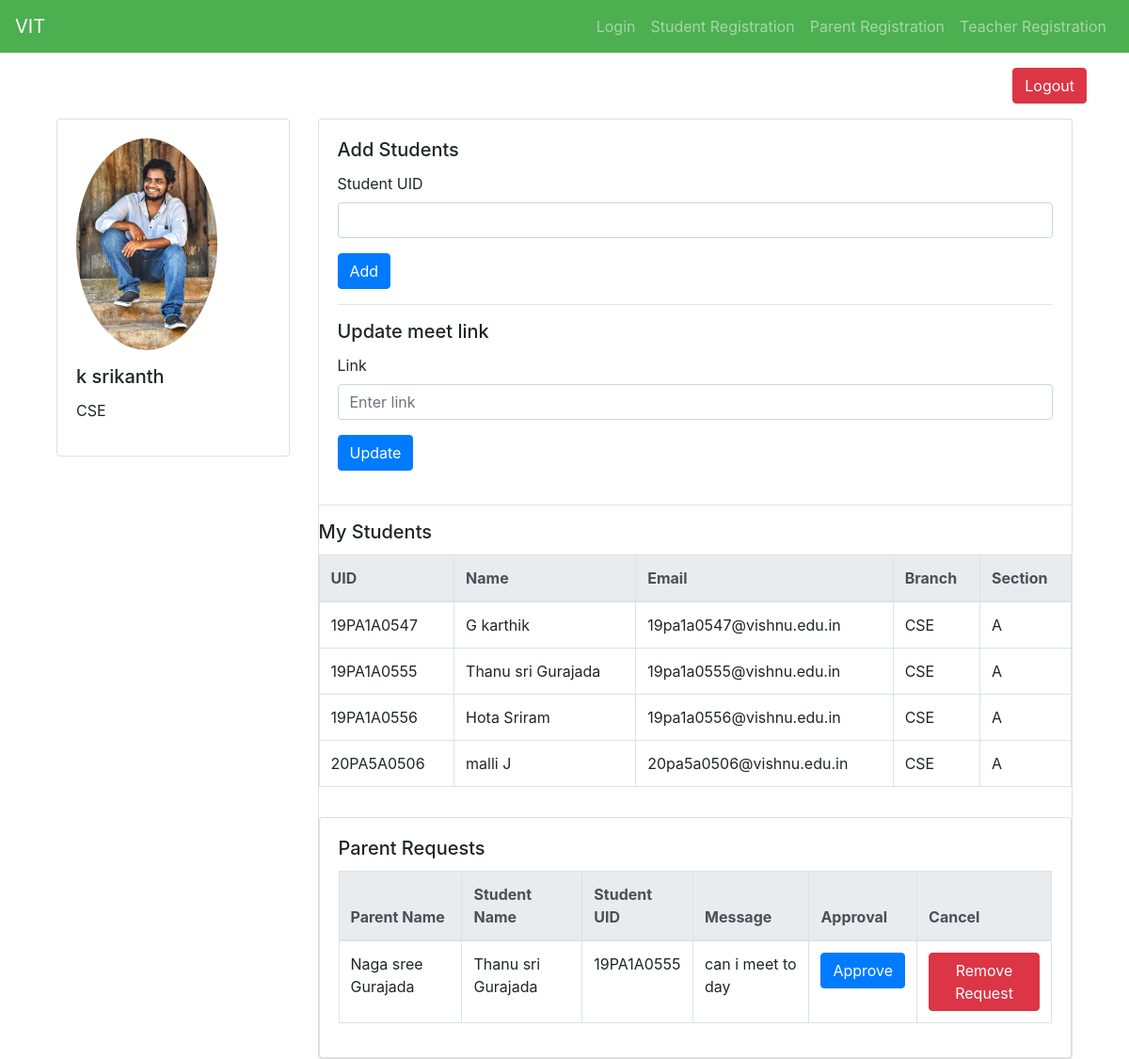
Screenshot of /teacher/ (signed in) with the database file from the repository.
### app/models.py (models this page shows, shortened)
class Teacher(models.Model):
    uid = models.CharField(max_length=30,primary_key=True,unique=True)
    name = models.CharField(max_length=100)
    Email = models.EmailField()
    password=models.CharField(max_length=255,default=f"{uid}")
    dep = models.CharField(max_length=100)
    mobile_num = models.CharField(max_length=100)
    image = models.ImageField(upload_to='profile_images/', blank=True, null=True)
    des = models.CharField(max_length=100,default="None")
    def __str__(self) -> str:
        return self.uid

class Student(models.Model):
    uid = models.CharField(max_length=30,primary_key=True,unique=True)
    email = models.EmailField(max_length=255)
    password=models.CharField(max_length=255,default=f"{uid}")
    fname = models.CharField(max_length=50)
    lname = models.CharField(max_length=50)
    image = models.ImageField(upload_to='profile_images/', blank=True, null=True)
    branch = models.CharField(max_length=50)
    sec = models.CharField(max_length=10)
    mobile_num = models.CharField(max_length=15)
    address = models.CharField(max_length=255)
    mentor_name = models.CharField(max_length=50)
    def __str__(self):
        return self.uid

class ParentRequest(models.Model):
    teacher = models.CharField(max_length=30)
    student = models.ForeignKey(Student, on_delete=models.CASCADE, related_name='requests',default=0,primary_key=True,unique=True)
    parent = models.ForeignKey(Parent, on_delete=models.CASCADE, related_name='requests',default=0)
    message = models.TextField(blank=True,null=True)

class Parent(models.Model):
    uid = models.CharField(max_length=30,primary_key=True,unique=True)
    Fname = models.CharField(max_length=100)
    Lname = models.CharField(max_length=100)
    image = models.ImageField(upload_to='profile_images/', blank=True, null=True)
    Email = models.EmailField()
    password=models.CharField(max_length=255,default=f"{uid}")
    mobile_num = models.CharField(max_length=100)
    mentor_name = models.CharField(max_length=100)
    def __str__(self) -> str:
        return self.uid

### app/views.py (the view, shortened to what this page needs)
# urls.py: path('teacher/', views.teacher_dashboard, name='teacher_dashboard'),
def teacher_dashboard(request):
    user_id = request.session.get('user_id')
    if not user_id:
        return redirect('login')
    try:
        user = Teacher.objects.get(uid=user_id)
    except Student.DoesNotExist:
        return redirect('login')
    teacher = Teacher.objects.get(uid=user)
    print(teacher.uid)
    student_ids=[]
    student_uids = Mentor.objects.filter(teacher_uid=user)
    my_dict =  list(student_uids.values())
    for x in range(len(my_dict)):
        student_ids.append(my_dict[x]['student_uid'])
    mentors = Student.objects.filter(uid__in=student_ids)
    parent_requests=ParentRequest.objects.filter(teacher=user)
    context = {
            'teacher': teacher,
            'mentors': mentors,
            'parent_requests':parent_requests,
    }
    return render(request, 'teacher_d.html', context)

### templates/teacher_d.html (shortened to what this page needs)
{% extends 'base.html' %}
{% block content %}
<div class="container mt-3">
  <div class="row justify-content-end">
    <a href="{% url 'logout' %}" class="btn btn-danger">Logout</a>
  </div>
</div>
  <div class="container-fluid mt-3">
    <div class="row">
      <div class="col-md-3">
        <div class="card">
          <div class="card-body">
            <img src="{{ teacher.image.url }}" class="img-fluid rounded-circle mb-3" alt="{{ teacher.name }}" width="150" height="150">
            <h5 class="card-title">{{ teacher.name }}</h5>
            <p class="card-text">{{ teacher.dep }}</p>
          </div>
        </div>
      </div>
      <div class="col-md-9">
        <div class="card">
          <div class="card-body">
            <h5 class="card-title">Add Students</h5>
            <form method="POST" action="">
              <div class="form-group">
                <label for="student_uid">Student UID</label>
                <input type="text" class="form-control" id="student_uid" name="student_uid">
              </div>
              <button type="submit" class="btn btn-primary">Add</button>
            </form>
            <hr>
            <form method="POST">
              <h5 class="card-title">Update meet link</h5>
              <div class="form-group">
                <label for="student_link">Link</label>
                <input type="text" name="student_link" class="form-control" id="student_link" placeholder="Enter link">
              </div>
              <button type="submit" class="btn btn-primary">Update</button>
            </form>
          </div>
          <hr>
            <h5 class="card-title">My Students</h5>
            {% if mentors %}
  <div class="table-responsive">
    <table class="table table-bordered table-hover">
      <thead class="thead-light">
        <tr>
          <th scope="col">UID</th>
          <th scope="col">Name</th>
          <th scope="col">Email</th>
          <th scope="col">Branch</th>
          <th scope="col">Section</th>
        </tr>
      </thead>
      <tbody>
        {% for student in mentors %}
          <tr>
            <td>{{ student.uid }}</td>
            <td>{{ student.fname }} {{ student.lname }}</td>
            <td>{{ student.email }}</td>
            <td>{{ student.branch }}</td>
            <td>{{ student.sec }}</td>
          </tr>
        {% endfor %}
      </tbody>
    </table>
  </div>
  <div class="card mt-3">
    <div class="card-body">
      <h5 class="card-title">Parent Requests</h5>
      {% if parent_requests %}
        <div class="table-responsive">
          <table class="table table-bordered table-hover">
            <thead class="thead-light">
              <tr>
                <th scope="col">Parent Name</th>
                <th scope="col">Student Name</th>
                <th scope="col">Student UID</th>
                <th scope="col">Message</th>
                <th scope="col">Approval</th>
                <th scope="col">Cancel</th>
              </tr>
            </thead>
            <tbody>
              {% for parent_request in parent_requests %}
                <tr>
                  <td>{{ parent_request.parent.Fname}} {{ parent_request.parent.Lname }}</td>
                  <td>{{ parent_request.student.fname }} {{ parent_request.student.lname }}</td>
                  <td>{{ parent_request.student.uid }}</td>
                  <td>{{ parent_request.message }}</td>
                <td>
                  <form method="post" action="{% url 'approve_request' %}">
                      <button type="submit" class="btn btn-primary">Approve</button>
                  </form>
                  <td>
                    <form method="post" action="{% url 'success_remove' %}">
                        <button type="submit" class="btn btn-danger">Remove Request</button>
                    </form>
                </td>
              </td>
                </tr>
              {% endfor %}
            </tbody>
          </table>
        </div>
      {% endif %}
      {% else %}
        <p>No parent requests found.</p>
      {% endif %}
    </div>
  </div>
</div>
</div>
</div>
{% endblock %}

### templates/base.html (style rules this page uses)
html, body { height: 100%; }
body { padding-top: 56px; }

### rows the page displays
Teacher: image (picture), name "k srikanth", dep "CSE"
Student: uid "19PA1A0547", fname "G", lname "karthik", email "19pa1a0547@vishnu.edu.in", branch "CSE", sec "A"
Student: uid "19PA1A0555", fname "Thanu sri", lname "Gurajada", email "19pa1a0555@vishnu.edu.in", branch "CSE", sec "A"
Student: uid "19PA1A0556", fname "Hota", lname "Sriram", email "19pa1a0556@vishnu.edu.in", branch "CSE", sec "A"
Student: uid "20PA5A0506", fname "malli", lname "J", email "20pa5a0506@vishnu.edu.in", branch "CSE", sec "A"
ParentRequest: parent.Fname "Naga sree", parent.Lname "Gurajada", student.fname "Thanu sri", student.lname "Gurajada", student.uid "19PA1A0555", message "can i meet to day"
